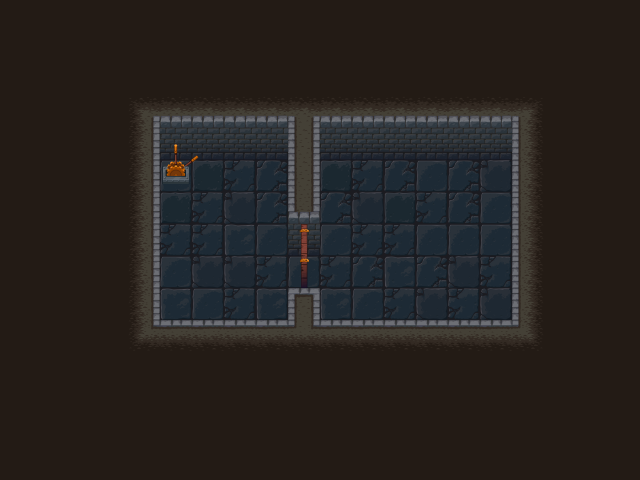

This game map was drawn from its Tiled (.tmx) file and the tilesets committed beside it. A one-line description and the full map source follow:
An orthogonal 20x15 tile map with 32x32 px tiles, 5 tile layers (bg, door closed 1, switchoff, switchon, ...) and 11 objects (7x collision, door, 1, opensw, player).

<map version="1.0" tiledversion="1.1.4" orientation="orthogonal" renderorder="right-down" width="20" height="15" tilewidth="32" tileheight="32" infinite="0" nextobjectid="42">
 <tileset firstgid="1" name="tiles" tilewidth="32" tileheight="32" tilecount="240" columns="10">
  <image source="maps/tiles.png" width="320" height="768" />
 </tileset>
 <layer name="bg" width="20" height="15">
  <properties>
   <property name="bg" value="0" />
   <property name="tileset" value="tiles" />
  </properties>
  <data encoding="csv">
239,239,239,239,239,239,239,239,239,239,239,239,239,239,239,239,239,239,239,239,
239,239,239,239,239,239,239,239,239,239,239,239,239,239,239,239,239,239,239,239,
239,239,239,239,239,239,239,239,239,239,239,239,239,239,239,239,239,239,239,239,
239,239,239,239,229,205,205,205,205,209,205,205,205,205,205,205,230,239,239,239,
239,239,239,239,204,240,240,240,240,163,240,240,240,240,240,240,206,239,239,239,
239,239,239,239,204,134,135,136,137,163,135,136,137,134,137,138,206,239,239,239,
239,239,239,239,204,135,136,138,137,175,137,138,135,136,137,134,206,239,239,239,
239,239,239,239,204,136,136,133,134,240,134,136,136,134,134,134,206,239,239,239,
239,239,239,239,204,134,138,138,136,134,136,137,133,137,138,136,206,239,239,239,
239,239,239,239,204,133,134,136,133,135,133,134,136,138,136,138,206,239,239,239,
239,239,239,239,234,234,135,135,135,207,135,135,135,135,135,135,233,239,239,239,
239,239,239,239,239,239,239,239,239,239,239,239,239,239,239,239,239,239,239,239,
239,239,239,239,239,239,239,239,239,239,239,239,239,239,239,239,239,239,239,239,
239,239,239,239,239,239,239,239,239,239,239,239,239,239,239,239,239,239,239,239,
239,239,239,239,239,239,239,239,239,239,239,239,239,239,239,239,239,239,239,239
</data>
 </layer>
 <layer name="door closed 1" width="20" height="15">
  <properties>
   <property name="doorClosed" value="1" />
  </properties>
  <data encoding="csv">
0,0,0,0,0,0,0,0,0,0,0,0,0,0,0,0,0,0,0,0,
0,0,0,0,0,0,0,0,0,0,0,0,0,0,0,0,0,0,0,0,
0,0,0,0,0,0,0,0,0,0,0,0,0,0,0,0,0,0,0,0,
0,0,0,0,0,0,0,0,0,0,0,0,0,0,0,0,0,0,0,0,
0,0,0,0,0,0,0,0,0,0,0,0,0,0,0,0,0,0,0,0,
0,0,0,0,0,0,0,0,0,0,0,0,0,0,0,0,0,0,0,0,
0,0,0,0,0,0,0,0,0,0,0,0,0,0,0,0,0,0,0,0,
0,0,0,0,0,0,0,0,0,55,0,0,0,0,0,0,0,0,0,0,
0,0,0,0,0,0,0,0,0,65,0,0,0,0,0,0,0,0,0,0,
0,0,0,0,0,0,0,0,0,0,0,0,0,0,0,0,0,0,0,0,
0,0,0,0,0,0,0,0,0,0,0,0,0,0,0,0,0,0,0,0,
0,0,0,0,0,0,0,0,0,0,0,0,0,0,0,0,0,0,0,0,
0,0,0,0,0,0,0,0,0,0,0,0,0,0,0,0,0,0,0,0,
0,0,0,0,0,0,0,0,0,0,0,0,0,0,0,0,0,0,0,0,
0,0,0,0,0,0,0,0,0,0,0,0,0,0,0,0,0,0,0,0
</data>
 </layer>
 <layer name="switchoff" width="20" height="15">
  <properties>
   <property name="switchoff" value="1" />
   <property name="tileset" value="tiles" />
  </properties>
  <data encoding="csv">
0,0,0,0,0,0,0,0,0,0,0,0,0,0,0,0,0,0,0,0,
0,0,0,0,0,0,0,0,0,0,0,0,0,0,0,0,0,0,0,0,
0,0,0,0,0,0,0,0,0,0,0,0,0,0,0,0,0,0,0,0,
0,0,0,0,0,0,0,0,0,0,0,0,0,0,0,0,0,0,0,0,
0,0,0,0,0,96,97,0,0,0,0,0,0,0,0,0,0,0,0,0,
0,0,0,0,0,106,107,0,0,0,0,0,0,0,0,0,0,0,0,0,
0,0,0,0,0,0,0,0,0,0,0,0,0,0,0,0,0,0,0,0,
0,0,0,0,0,0,0,0,0,0,0,0,0,0,0,0,0,0,0,0,
0,0,0,0,0,0,0,0,0,0,0,0,0,0,0,0,0,0,0,0,
0,0,0,0,0,0,0,0,0,0,0,0,0,0,0,0,0,0,0,0,
0,0,0,0,0,0,0,0,0,0,0,0,0,0,0,0,0,0,0,0,
0,0,0,0,0,0,0,0,0,0,0,0,0,0,0,0,0,0,0,0,
0,0,0,0,0,0,0,0,0,0,0,0,0,0,0,0,0,0,0,0,
0,0,0,0,0,0,0,0,0,0,0,0,0,0,0,0,0,0,0,0,
0,0,0,0,0,0,0,0,0,0,0,0,0,0,0,0,0,0,0,0
</data>
 </layer>
 <layer name="switchon" width="20" height="15">
  <properties>
   <property name="switchon" value="1" />
   <property name="tileset" value="tiles" />
  </properties>
  <data encoding="csv">
0,0,0,0,0,0,0,0,0,0,0,0,0,0,0,0,0,0,0,0,
0,0,0,0,0,0,0,0,0,0,0,0,0,0,0,0,0,0,0,0,
0,0,0,0,0,0,0,0,0,0,0,0,0,0,0,0,0,0,0,0,
0,0,0,0,0,0,0,0,0,0,0,0,0,0,0,0,0,0,0,0,
0,0,0,0,0,94,0,0,0,0,0,0,0,0,0,0,0,0,0,0,
0,0,0,0,0,104,0,0,0,0,0,0,0,0,0,0,0,0,0,0,
0,0,0,0,0,0,0,0,0,0,0,0,0,0,0,0,0,0,0,0,
0,0,0,0,0,0,0,0,0,0,0,0,0,0,0,0,0,0,0,0,
0,0,0,0,0,0,0,0,0,0,0,0,0,0,0,0,0,0,0,0,
0,0,0,0,0,0,0,0,0,0,0,0,0,0,0,0,0,0,0,0,
0,0,0,0,0,0,0,0,0,0,0,0,0,0,0,0,0,0,0,0,
0,0,0,0,0,0,0,0,0,0,0,0,0,0,0,0,0,0,0,0,
0,0,0,0,0,0,0,0,0,0,0,0,0,0,0,0,0,0,0,0,
0,0,0,0,0,0,0,0,0,0,0,0,0,0,0,0,0,0,0,0,
0,0,0,0,0,0,0,0,0,0,0,0,0,0,0,0,0,0,0,0
</data>
 </layer>
 <layer name="fg" width="20" height="15">
  <properties>
   <property name="fg" value="1" />
   <property name="tileset" value="tiles" />
  </properties>
  <data encoding="csv">
0,0,0,0,0,0,0,0,0,0,0,0,0,0,0,0,0,0,0,0,
0,0,0,0,0,0,0,0,0,0,0,0,0,0,0,0,0,0,0,0,
0,0,0,0,0,0,0,0,0,0,0,0,0,0,0,0,0,0,0,0,
0,0,0,0,0,0,0,0,0,0,0,0,0,0,0,0,0,0,0,0,
0,0,0,0,0,0,0,0,0,0,0,0,0,0,0,0,0,0,0,0,
0,0,0,0,0,0,0,0,0,0,0,0,0,0,0,0,0,0,0,0,
0,0,0,0,0,0,0,0,0,0,0,0,0,0,0,0,0,0,0,0,
0,0,0,0,0,0,0,0,0,0,0,0,0,0,0,0,0,0,0,0,
0,0,0,0,0,0,0,0,0,0,0,0,0,0,0,0,0,0,0,0,
0,0,0,0,0,0,0,0,0,177,0,0,0,0,0,0,0,0,0,0,
0,0,0,0,0,203,203,203,203,0,203,203,203,203,203,203,0,0,0,0,
0,0,0,0,0,0,0,0,0,0,0,0,0,0,0,0,0,0,0,0,
0,0,0,0,0,0,0,0,0,0,0,0,0,0,0,0,0,0,0,0,
0,0,0,0,0,0,0,0,0,0,0,0,0,0,0,0,0,0,0,0,
0,0,0,0,0,0,0,0,0,0,0,0,0,0,0,0,0,0,0,0
</data>
 </layer>
 <objectgroup name="door">
  <properties>
   <property name="door" value="1" />
  </properties>
  <object id="31" name="1" type="door" x="289.032" y="241.971" width="21.9934" height="71.0861">
   <properties>
    <property name="need" value="" />
   </properties>
  </object>
 </objectgroup>
 <objectgroup name="open door">
  <properties>
   <property name="opendoor" value="1" />
  </properties>
  <object id="32" name="1" x="311.973" y="240.981" width="17.9476" height="72.6125" />
 </objectgroup>
 <objectgroup name="collision">
  <object id="7" type="collision" x="6.29723" y="0" width="613.98" height="151.203" />
  <object id="8" type="collision" x="25.1889" y="82.9135" width="134.451" height="359.992" />
  <object id="9" type="collision" x="511.326" y="83.9631" width="104.754" height="354.744" />
  <object id="10" type="collision" x="73.5862" y="342.751" width="490.134" height="135.245" />
  <object id="38" type="collision" x="288.205" y="314.362" width="31.0189" height="32.7216" />
  <object id="37" type="collision" x="288.196" y="117.849" width="31.0283" height="123.056" />
  <object id="41" type="collision" x="160.476" y="151.204" width="36.0711" height="32.7216" />
 </objectgroup>
 <objectgroup name="open switch">
  <object id="19" type="opensw" x="155.547" y="140.864" width="52.0198" height="56.4805" />
 </objectgroup>
 <objectgroup name="player">
  <object id="1" name="princess" type="player" x="457.914" y="258.093" width="14.6935" height="14.6935">
   <ellipse />
  </object>
 </objectgroup>
</map>
